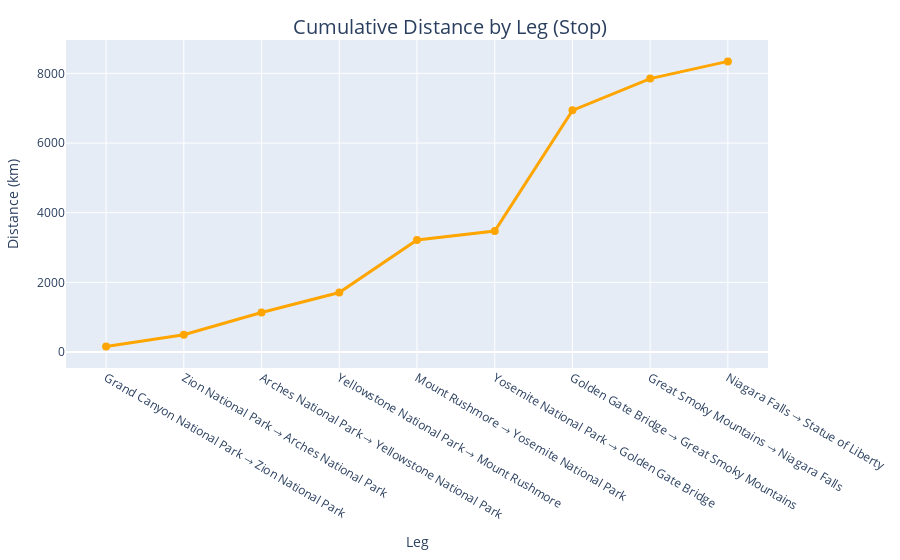

Notebook source saved alongside this figure:
### Markdown cell above
The above pie-chart represents the precentage of total travel distance each segment(leg) contributes to the optimized travel route. Each segment is labeled and color coded to show how much of the total journey it take up. This helps visualize which legs are the longest and how the distance is distributed across the entire route. 

Key Observations
- The largest share of the total distance (41.5%) comes from the leg Golden Gate Bridge → Great Smoky Mountains, confirming it as the longest and most significant stretch of the trip.

- The shortest leg, Grand Canyon National Park → Zion National Park, contributes only 1.86% of the total distance.

- Most other legs fall between 4% and 18%, showing that the rest of the trip is more evenly spread out in terms of distance.

- The second-largest leg is Mount Rushmore → Yosemite National Park, which accounts for 18.1% of the total distance.

Conclusion

This chart clearly shows that the overall travel distance is not evenly distributed. While most legs cover moderate distances, a single leg (Golden Gate to Great Smoky Mountains) accounts for nearly half the total journey. This emphasizes how a single long stretch can significantly impact the total route length.

Understanding distance share helps in budgeting, fuel planning, and time management, especially when planning long trips. It also reinforces the value of optimized route planning to minimize the impact of longer unavoidable legs.

### Code cell
# Cumulative Distance Chart
cumulative = np.cumsum(leg_dists_df['Distance_km'])
fig_cumulative = go.Figure()
fig_cumulative.add_trace(go.Scatter(
    x=leg_dists_df['Leg'],
    y=cumulative,
    mode="lines+markers",
    line=dict(width=3, color='orange'),
    marker=dict(size=8)
))
fig_cumulative.update_layout(
    title= {
        'text': "Cumulative Distance by Leg (Stop)",
        'x': 0.5,
        'xanchor': 'center',
        'yanchor': 'top',
        'font': {'size': 20}
    },
    xaxis_title="Leg",
    yaxis_title="Distance (km)",
    margin=dict(l=40, r=20, t=40, b=40))

fig_cumulative.show()

### Figure 1 — Plotly figure (JSON) as saved in the notebook; plotly's stock layout.template omitted (floating-point values rounded to 4 significant figures)
{"data": [{"line": {"color": "orange", "width": 3}, "marker": {"size": 8}, "mode": "lines+markers", "type": "scatter", "x": ["Grand Canyon National Park → Zion National Park", "Zion National Park → Arches National Park", "Arches National Park → Yellowstone National Park", "Yellowstone National Park → Mount Rushmore", "Mount Rushmore → Yosemite National Park", "Yosemite National Park → Golden Gate Bridge", "Golden Gate Bridge → Great Smoky Mountains", "Great Smoky Mountains → Niagara Falls", "Niagara Falls → Statue of Liberty"], "y": [155.6, 496.8, 1135.0, 1709.0, 3216.0, 3475.0, 6939.0, 7851.0, 8344.0]}], "layout": {"margin": {"b": 40, "l": 40, "r": 20, "t": 40}, "title": {"font": {"size": 20}, "text": "Cumulative Distance by Leg (Stop)", "x": 0.5, "xanchor": "center", "yanchor": "top"}, "xaxis": {"title": {"text": "Leg"}}, "yaxis": {"title": {"text": "Distance (km)"}}}}
